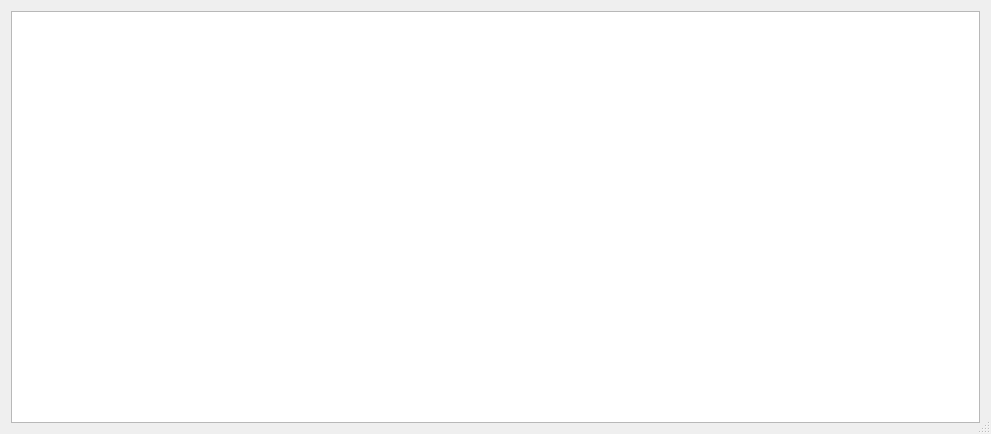
<?xml version="1.0" encoding="UTF-8"?>
<ui version="4.0">
 <class>Dialog</class>
 <widget class="QDialog" name="Dialog">
  <property name="geometry">
   <rect>
    <x>0</x>
    <y>0</y>
    <width>991</width>
    <height>434</height>
   </rect>
  </property>
  <property name="windowTitle">
   <string>Help</string>
  </property>
  <property name="sizeGripEnabled">
   <bool>true</bool>
  </property>
  <layout class="QGridLayout" name="gridLayout">
   <item row="0" column="0">
    <widget class="QTextEdit" name="textEdit">
     <property name="toolTip">
      <string>&lt;html&gt;&lt;head/&gt;&lt;body&gt;&lt;p&gt;This dialog box is non-modal, so there is no need to close it in order to continue using the main GUI&lt;br/&gt;&lt;/p&gt;&lt;p&gt;In fact, best practice is to set your preferred size and position and DO NOT close the dialog. When you click on the main GUI, this dialog box may disappear behind the main GUI, but a new right-click will pop it back up at the previous size and position.&lt;/p&gt;&lt;p&gt;TIP: &lt;span style=&quot; font-weight:600; color:#fc0107;&quot;&gt;click on labels&lt;/span&gt;, particularly ones that label entry boxes.  Because images and entry boxes have an inherent right-click context menu, in order to avoid conflicting with that usage, the right-click help is attached to the label rather than the control itself.&lt;/p&gt;&lt;/body&gt;&lt;/html&gt;</string>
     </property>
     <property name="readOnly">
      <bool>true</bool>
     </property>
     <property name="html">
      <string>&lt;!DOCTYPE HTML PUBLIC &quot;-//W3C//DTD HTML 4.0//EN&quot; &quot;http://www.w3.org/TR/REC-html40/strict.dtd&quot;&gt;
&lt;html&gt;&lt;head&gt;&lt;meta name=&quot;qrichtext&quot; content=&quot;1&quot; /&gt;&lt;style type=&quot;text/css&quot;&gt;
p, li { white-space: pre-wrap; }
&lt;/style&gt;&lt;/head&gt;&lt;body style=&quot; font-family:'.SF NS Text'; font-size:13pt; font-weight:400; font-style:normal;&quot;&gt;
&lt;p style=&quot;-qt-paragraph-type:empty; margin-top:0px; margin-bottom:0px; margin-left:0px; margin-right:0px; -qt-block-indent:0; text-indent:0px;&quot;&gt;&lt;br /&gt;&lt;/p&gt;&lt;/body&gt;&lt;/html&gt;</string>
     </property>
    </widget>
   </item>
  </layout>
 </widget>
 <resources/>
 <connections/>
</ui>
